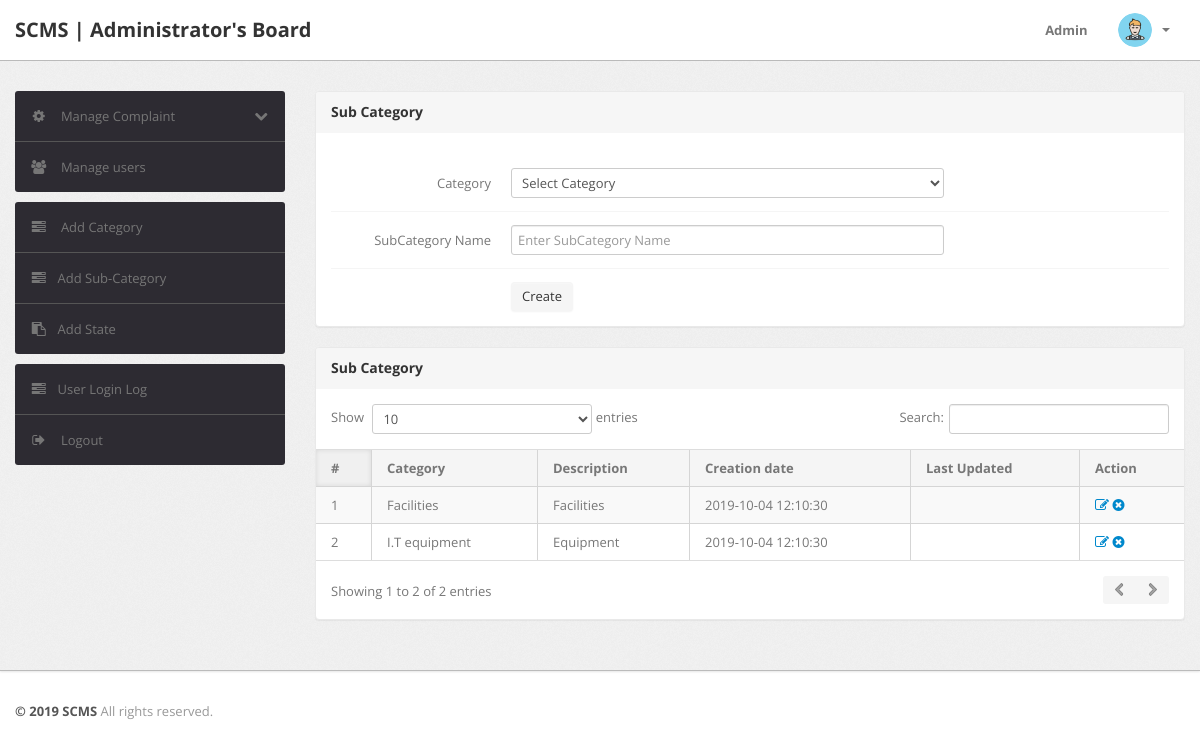
Page /admin/subcategory.php (signed in) on the committed database.
### tables this page shows
CREATE TABLE `subcategory` (
  `id` int(11) NOT NULL,
  `categoryid` int(11) DEFAULT NULL,
  `subcategory` varchar(255) DEFAULT NULL,
  `creationDate` timestamp NULL DEFAULT CURRENT_TIMESTAMP,
  `updationDate` timestamp NULL DEFAULT NULL ON UPDATE CURRENT_TIMESTAMP
);

CREATE TABLE `category` (
  `id` int(11) NOT NULL,
  `categoryName` varchar(255) DEFAULT NULL,
  `categoryDescription` longtext,
  `creationDate` timestamp NULL DEFAULT CURRENT_TIMESTAMP,
  `updationDate` timestamp NULL DEFAULT NULL ON UPDATE CURRENT_TIMESTAMP
);

### admin/subcategory.php (the view, shortened to what this page needs)
<?php
include('include/config.php');
if(strlen($_SESSION['alogin'])==0)
	{
header('location:index.php');
}
else{
?>
<!DOCTYPE html>
<html lang="en">
<head>
	<link type="text/css" href="bootstrap/css/bootstrap.min.css" rel="stylesheet">
	<link type="text/css" href="bootstrap/css/bootstrap-responsive.min.css" rel="stylesheet">
	<link type="text/css" href="css/theme.css" rel="stylesheet">
	<link type="text/css" href="images/icons/css/font-awesome.css" rel="stylesheet">
</head>
<body>
<?php include('include/header.php');?>
	<div class="wrapper">
		<div class="container">
			<div class="row">
<?php include('include/sidebar.php');?>
			<div class="span9">
					<div class="content">
						<div class="module">
							<div class="module-head">
								<h3>Sub Category</h3>
							</div>
							<div class="module-body">
									<br />
			<form class="form-horizontal row-fluid" name="subcategory" method="post" >
<div class="control-group">
<label class="control-label" for="basicinput">Category</label>
<div class="controls">
<select name="category" class="span8 tip" required>
<option value="">Select Category</option>
</select>
</div>
</div>
<div class="control-group">
<label class="control-label" for="basicinput">SubCategory Name</label>
<div class="controls">
<input type="text" placeholder="Enter SubCategory Name"  name="subcategory" class="span8 tip" required>
</div>
</div>
	<div class="control-group">
											<div class="controls">
												<button type="submit" name="submit" class="btn">Create</button>
											</div>
										</div>
									</form>
							</div>
						</div>
	<div class="module">
							<div class="module-head">
								<h3>Sub Category</h3>
							</div>
							<div class="module-body table">
								<table cellpadding="0" cellspacing="0" border="0" class="datatable-1 table table-bordered table-striped	 display" width="100%">
									<thead>
										<tr>
											<th>#</th>
											<th>Category</th>
											<th>Description</th>
											<th>Creation date</th>
											<th>Last Updated</th>
											<th>Action</th>
										</tr>
									</thead>
									<tbody>
<?php $query=mysqli_query($con,"select subcategory.id,category.categoryName,subcategory.subcategory,subcategory.creationDate,subcategory.updationDate from subcategory join category on category.id=subcategory.categoryid");
$cnt=1;
while($row=mysqli_fetch_array($query))
{
?>
										<tr>
											<td><?php echo htmlentities($cnt);?></td>
											<td><?php echo htmlentities($row['categoryName']);?></td>
											<td><?php echo htmlentities($row['subcategory']);?></td>
											<td> <?php echo htmlentities($row['creationDate']);?></td>
											<td><?php echo htmlentities($row['updationDate']);?></td>
											<td>
											<a href="edit-subcategory.php?id=<?php echo $row['id']?>" ><i class="icon-edit"></i></a>
											<a href="subcategory.php?id=<?php echo $row['id']?>&del=delete" onClick="return confirm('Are you sure you want to delete?')"><i class="icon-remove-sign"></i></a></td>
										</tr>
										<?php $cnt=$cnt+1; } ?>
								</table>
							</div>
						</div>
					</div>
				</div>
			</div>
		</div>
	</div>
<?php include('include/footer.php');?>
</body>
<?php } ?>

### rows in the picture
subcategory: categoryid.categoryName "Facilities", subcategory "Facilities", creationDate "2019-10-04 12:10:30"
subcategory: categoryid.categoryName "I.T equipment", subcategory "Equipment", creationDate "2019-10-04 12:10:30"
